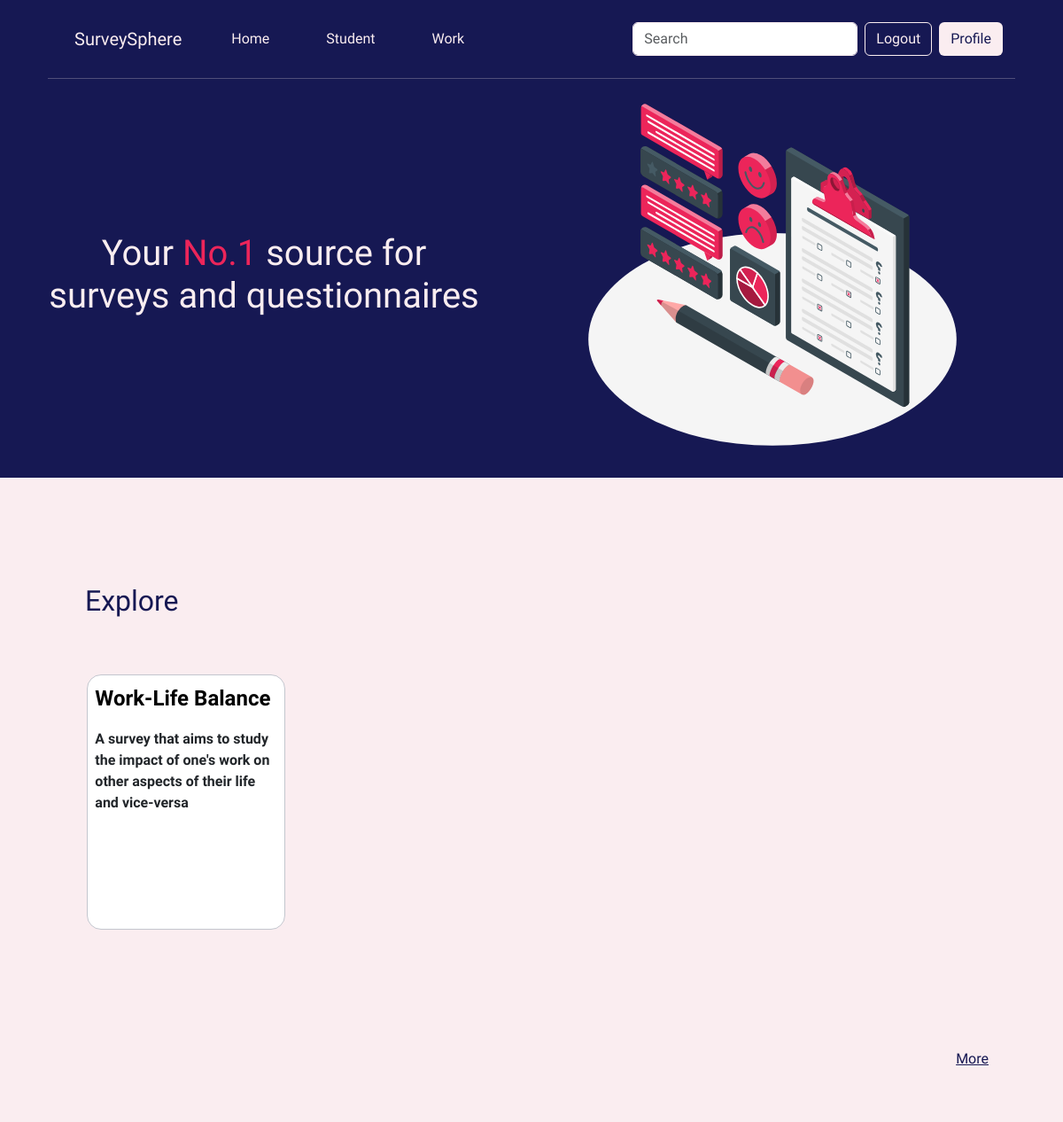
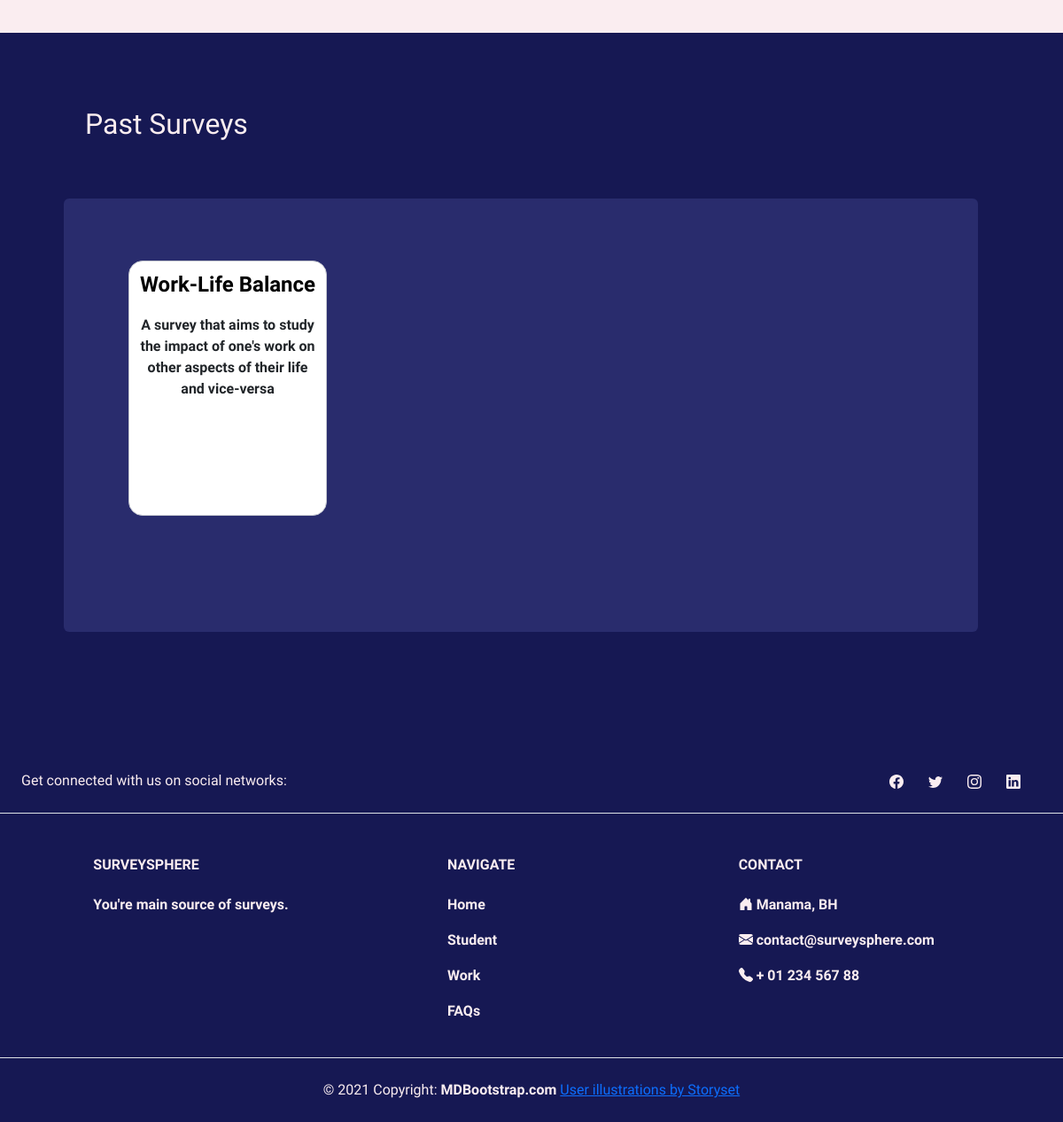
The page /homepage.php (signed in) on the database its author committed (2 pictures, top to bottom).
### tables this page shows
CREATE TABLE `surveys` (
  `surveyID` int(11) NOT NULL,
  `numQuestions` int(11) NOT NULL,
  `numResponses` int(11) NOT NULL DEFAULT 0,
  `date` date NOT NULL,
  `title` varchar(100) NOT NULL,
  `description` text NOT NULL,
  `category` varchar(50) NOT NULL
);

CREATE TABLE `participate` (
  `participateID` int(11) NOT NULL,
  `userID` int(11) NOT NULL,
  `surveyID` int(11) NOT NULL,
  `date` date NOT NULL
);

### homepage.php (the view, shortened to what this page needs)
<!DOCTYPE html>
<html lang="en">
<head>
    <link href="https://cdn.jsdelivr.net/npm/bootstrap@5.3.0-alpha3/dist/css/bootstrap.min.css" rel="stylesheet">
    <link rel="stylesheet" href="css/generalstyle.css">
    <link rel="stylesheet" href="css/homepageStyle.css">
</head>
<body>
    <div id="header"> <?php include 'header.php'?> </div>
    <div class="cointainer " id="main">
        <div class="seperate">
            <hr>
        </div>
        <div class="top-display d-flex justify-content-center row">
            <div class="displaysection d-flex flex-column align-items-center justify-content-center m-5 col" id="tagline">
             <h1 class=" text-center"> Your <span style="color:#EC255A">No.1 </span> source for surveys and questionnaires </h1>
            </div>
            <div class="displaysection flex-grow-2 me-lg-5 px-3 ms-4 col" id="displayImg">
            <img src="img\Customer Survey-amico.svg" width=450px  >
            </div>
        </div>
    <div id="explore">
        <div class="container pb-5 my-4">
            <div class="row position-relative">
                <div class="col-6 mb-5">
                    <h2 class="mb-3"> Explore </h2>
                </div>
                            <?php
                                echo "<div class=''>
                                    <div class='row cardrow'>";
                                        try{
                                            require('database/connection.php');
                                            $surveysrec=$db->prepare("SELECT * from surveys");
                                            $surveysrec->execute();
                                            $surveys=$surveysrec->fetchAll();
                                            foreach($surveys as $surv){
                                            echo "<div class='col-lg-3 col-md-4 col-sm-8 mb-3'>
                                                <div class='card '>
                                                    <div class='card-details'>";
                                                      echo"  <p class='text-title'>".$surv['title']."</p>
                                                        <p class='text-body'>".$surv['description']."</p>
                                                    </div>
                                                    <form action='displaySurvey.php' method='POST'>
                                                        <input type='hidden' id='surveyID' name='svID' value='".$surv['surveyID']."'>
                                                        <button class='card-button' name='startSurv' type='submit'>Answer</button>
                                                    </form>
                                                </div>
                                            </div> ";
                                            }
                                    echo "</div>
                                </div>";
                        }catch(PDOException $e){
                            die($e->getMessage());
                            }?>
                </div>
                </div>
                <div class="text-end morelink" >
                    <a class="link-opacity-75 link-underline-opacity-0" href="explorepage3.php">More</a>
                </div>
            </div>
        </div>
    <div id="pastsurvey">
        <div class="container pb-5 my-4">
            <div class="row">
                <div class="col-12 mb-5">
                    <h2 class="mb-3"> Past Surveys </h2>
                </div>
                <div class="row  d-flex flex-column align-items-center justify-content-center surveydisplay text-center ">
                <?php if(!isset($_SESSION['user'])) { ?>
                    <div class="col " style="font-size: 1.5rem">
                        Please <a href="Login.php"> Login </a> to see your past surveys!
                    </div>
                    <div class="col " style="font-size: 1.25rem">
                        Don't have an account? <a href="Signup.php">Register now!</a>
                    </div>
                <?php
                }
                else {
                    try {
                        require('database/connection.php');
                        $userSQL = $db->prepare("SELECT userID FROM users WHERE username=?");
                        $keys = array_keys($_SESSION['user']);
                        $userSQL->execute(array($keys[0]));
                        if($userID = $userSQL->fetch()) {
                            $stmt = $db->prepare("SELECT *
                                FROM participate
                                WHERE participateID IN (
                                SELECT MAX(participateID)
                                FROM participate
                                WHERE userID=?
                                GROUP BY surveyID
                            )
                            ORDER BY participateID DESC;
                            ");
                            $stmt->execute(array($userID['userID']));
                        }
                    }
                    catch(PDOException $e) {
                        die("Error: " . $e->getMessage());
                    }
                    if($stmt->rowCount() > 0) {
                        echo '<div class="col">';
                        echo '<div class="row cardrow">';
                        while($row=$stmt->fetch()) {
                            try {
                                require('database/connection.php');
                                $pastSurveysSQL = $db->prepare("SELECT * FROM surveys WHERE surveyID=?");
                                $pastSurveysSQL->execute(array($row['surveyID']));
                                if($surveyInfo=$pastSurveysSQL->fetch()) {
                                    $title = $surveyInfo['title'];
                                    $desc = $surveyInfo['description'];
                                }
                            }
                            catch(PDOException $e) {
                                die("Error: " . $e->getMessage());
                            }
                            ?>
                                    <div class="col-lg-3 col-md-4 col-sm-8 mb-3">
                                            <div class="card ">
                                                <div class="card-details">
                                                    <p class="text-title"><?php echo $title ?></p>
                                                    <p class="text-body"><?php echo $desc ?></p>
                                                </div>
                                            </div>
                                    </div>
                        <?php
                        }
                        echo '</div></div>';
                }
                }
                ?>
                </div>
            </div>
        </div>
    </div>
    <div > <?php include 'footer.html'?> </div>
</body>
</html>

### css/generalstyle.css (style rules this page uses)
body { margin: 0; background-color: #FAEDF0; font-family: 'Cabin', sans-serif; }
#header { background-color: #161853; }
#main { min-height: 40vw; }
.card { width: 14rem; height: 18rem; border-radius: 1rem; position: relative; border: 1px solid #c3c6ce; transition: 0.5s ease-out; overflow: visible; margin: 0 1%; }
.card-details { color: black; height:50%; margin: 0.5rem; place-content: center; }
.text-title { font-size: 1.5em; font-weight: bold; }
#displaySurvey h1,p { font-weight: bold; }
#footer { background-color: #161853; color: #FAEDF0; bottom: 0; }
.smicon a { text-decoration: none; }
.text-reset { text-decoration: none; }

### css/homepageStyle.css (style rules this page uses)
.seperate { background-color: #161853; }
hr { color: #FAEDF0; width: 91%; margin:0 auto; }
.top-display { background-color: #161853; color:#FAEDF0; }
#displayImg img { transform: scaleX(-1); }
#explore { padding: 5% 7%; margin: 3% 0; min-height: 500px; }
#explore h1, #explore h2, #explore h3, #explore svg { color: #161853; }
.morelink a { color: #161853; }
.cardrow { overflow: visible; min-height: 350px; }
#pastsurvey { padding: 5% 7%; min-height: 400px; background-color: #161853; color:#FAEDF0; }
.surveydisplay { border-radius: 6px; background-color: #292C6D; padding: 5% 6%; min-height: 250px; }
.surveydisplay .col { padding: 2% 1%; }

### rows shown on the page
surveys: title "Work-Life Balance", description "A survey that aims to study the impact of one's work on other aspects of their life and vice-versa"
participate: surveyID.title "Work-Life Balance", surveyID.description "A survey that aims to study the impact of one's work on other aspects of their life and vice-versa"
